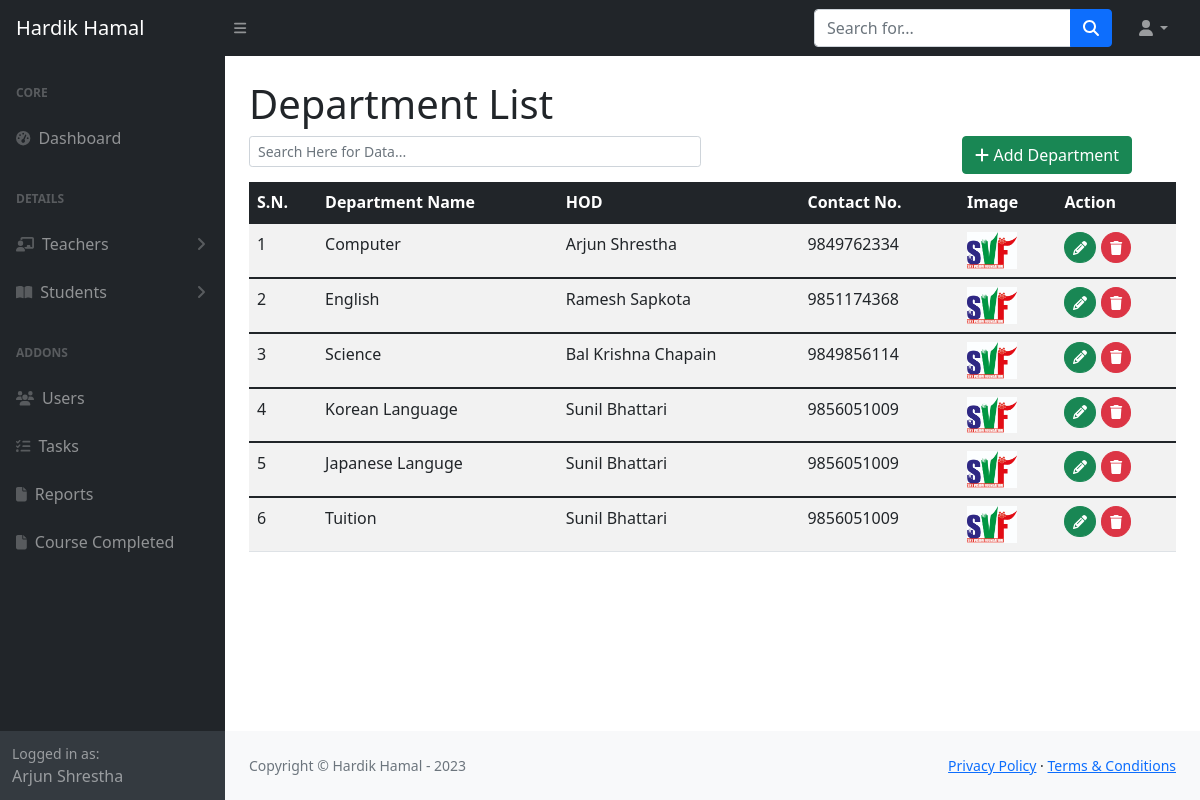
The app's page /admin/department.php (signed in) with its own data.
### tables this page shows
CREATE TABLE `teachers` (
  `id` int(11) NOT NULL,
  `teachername` varchar(100) NOT NULL,
  `sub` varchar(100) NOT NULL,
  `email` varchar(100) NOT NULL,
  `contact` varchar(10) NOT NULL,
  `college` varchar(100) NOT NULL,
  `img` varchar(100) NOT NULL,
  `created_at` datetime DEFAULT current_timestamp(),
  `updated_at` datetime DEFAULT NULL ON UPDATE current_timestamp()
);

CREATE TABLE `departments` (
  `id` int(11) NOT NULL,
  `departname` varchar(100) NOT NULL,
  `hod` int(11) DEFAULT NULL,
  `contact` varchar(10) DEFAULT NULL,
  `img` varchar(100) DEFAULT NULL,
  `created_at` datetime DEFAULT current_timestamp(),
  `updated_at` datetime DEFAULT NULL ON UPDATE current_timestamp()
);

### admin/department.php (the view, shortened to what this page needs)
<?php
    require_once 'inc/header.php';
    require_once 'inc/topbar.php';
    require_once 'inc/sidebar.php';
?>
            <div id="layoutSidenav_content">
                <main>
                    <div class="container-fluid px-4">
                        <h1 class="mt-4">Department List</h1>
                        <div class="row">
                            <div class="col-md-6 me-auto"><input type="text" id="myInput" class="form-control form-control-sm" placeholder="Search Here for Data..."></div>
                            <div class="col-md-3 ms-auto"><a href="adddepart.php" class="btn btn-success mb-2"><i class="fa fa-plus"></i> Add Department</a></div>
                        </div>
                        <table class="table table-striped">
                            <thead>
                                <tr class="table-dark">
                                    <th>S.N.</th>
                                    <th>Department Name</th>
                                    <th>HOD</th>
                                    <th>Contact No.</th>
                                    <th>Image</th>
                                    <th>Action</th>
                                </tr>
                            </thead>
                            <?php
                                $sql = "SELECT * FROM departments";
                                $result = mysqli_query($conn,$sql);
                                $i = 1;
                                if(mysqli_num_rows($result)>=1){
                                    while($rows = mysqli_fetch_assoc($result)){
                                        $id = $rows['hod'];
                                        $sql1 = "SELECT * FROM teachers WHERE id = '$id'";
                                        $result1 = mysqli_query($conn,$sql1);
                                        while($rows1 = mysqli_fetch_assoc($result1)){
                                            ?>
                                            <tbody id="myTable">
                                                <tr>
                                                    <td><?php echo $i ?></td>
                                                    <td><?php echo $rows['departname'] ?></td>
                                                    <td><?php echo $rows1['teachername'] ?></td>
                                                    <td><?php echo $rows['contact'] ?></td>
                                                    <td><a href="<?php
                                                        if('uploads/department/'!='uploads/department/'.$rows['img']){
                                                            echo 'uploads/department/'.$rows['img'];
                                                        }else {
                                                            echo 'assets/img/logo.jpg';
                                                        }
                                                    ?>"><img width="50" src="<?php
                                                        if('uploads/department/'!='uploads/department/'.$rows['img']){
                                                            echo 'uploads/department/'.$rows['img'];
                                                        }else {
                                                            echo 'assets/img/logo.jpg';
                                                        }
                                                    ?>" alt=""></a></td>
                                                    <td>
                                                        <?php
                                                            if($_SESSION['role'] == 'admin'){
                                                                ?>
                                                                    <a href="departupdate.php?id=<?php echo $rows['id'] ?>" class="btn btn-success btn-sm rounded-circle"><i class="fa fa-pencil"></i></a> <a onclick="return confirm('Are you sure you wanna delete?')" href="process/departdel.php?id=<?php echo $rows['id'] ?>" class="btn btn-danger btn-sm rounded-circle"><i class="fa fa-trash"></i></a>
                                                                <?php
                                                            }
                                                        ?>
                                                    </td>
                                                </tr>
                                            </tbody>
                                        <?php
                                        $i++;
                                        }
                                    }
                                }else {
                                    ?>
                                    <tr>
                                        <td colspan="6">Data Not Found.</td>
                                    </tr>
                                    <?php
                                }
                            ?>
                        </table>
                    </div>
                </main>
<?php
    require_once 'inc/footer.php';
?>

### admin/inc/header.php (shortened to what this page needs)
<!DOCTYPE html>
<html lang="en">
    <head>
        <link href="https://cdn.jsdelivr.net/npm/simple-datatables@latest/dist/style.css" rel="stylesheet" />
        <link rel="stylesheet" href="https://cdnjs.cloudflare.com/ajax/libs/font-awesome/4.7.0/css/font-awesome.min.css">
        <link href="assets/css/styles.css" rel="stylesheet" />
        <link rel="stylesheet" href="assets/css/datatables.min.css">
        <link href="http://nepalidatepicker.sajanmaharjan.com.np/nepali.datepicker/css/nepali.datepicker.v4.0.min.css" rel="stylesheet" type="text/css"/>
    </head>
    <body class="sb-nav-fixed">

### admin/inc/topbar.php (shortened to what this page needs)
<nav class="sb-topnav navbar navbar-expand navbar-dark bg-dark">
            <a class="navbar-brand ps-3" href="dashboard.php">Hardik Hamal</a>
            <button class="btn btn-link btn-sm order-1 order-lg-0 me-4 me-lg-0" id="sidebarToggle" href="#!"><i class="fas fa-bars"></i></button>
            <form class="d-none d-md-inline-block form-inline ms-auto me-0 me-md-3 my-2 my-md-0">
                <div class="input-group">
                    <input class="form-control" type="text" placeholder="Search for..." aria-label="Search for..." aria-describedby="btnNavbarSearch" />
                    <button class="btn btn-primary" id="btnNavbarSearch" type="button"><i class="fas fa-search"></i></button>
                </div>
            </form>
            <ul class="navbar-nav ms-auto ms-md-0 me-3 me-lg-4">
                <li class="nav-item dropdown">
                    <a class="nav-link dropdown-toggle" id="navbarDropdown" href="#" role="button" data-bs-toggle="dropdown" aria-expanded="false"><i class="fas fa-user fa-fw"></i></a>
                </li>
            </ul>
        </nav>

### admin/inc/sidebar.php (shortened to what this page needs)
<div id="layoutSidenav">
            <div id="layoutSidenav_nav">
                <nav class="sb-sidenav accordion sb-sidenav-dark" id="sidenavAccordion">
                    <div class="sb-sidenav-menu">
                        <div class="nav">
                            <div class="sb-sidenav-menu-heading">Core</div>
                            <a class="nav-link" href="dashboard.php">
                                <div class="sb-nav-link-icon"><i class="fas fa-tachometer-alt"></i></div>
                                Dashboard
                            </a>
                            <?php
                                if($_SESSION['role'] == 'admin' || $_SESSION['role'] == 'accountant'){
                                    ?>
                                        <div class="sb-sidenav-menu-heading">Details</div>
                            <a class="nav-link collapsed" href="#" data-bs-toggle="collapse" data-bs-target="#collapseLayouts" aria-expanded="false" aria-controls="collapseLayouts">
                                <div class="sb-nav-link-icon"><i class="fas fa-chalkboard-user"></i></div>
                                Teachers
                                <div class="sb-sidenav-collapse-arrow"><i class="fas fa-angle-down"></i></div>
                            </a>
                            <a class="nav-link collapsed" href="#" data-bs-toggle="collapse" data-bs-target="#collapsePages" aria-expanded="false" aria-controls="collapsePages">
                                <div class="sb-nav-link-icon"><i class="fas fa-book-open"></i></div>
                                Students
                                <div class="sb-sidenav-collapse-arrow"><i class="fas fa-angle-down"></i></div>
                            </a>
                            <div class="sb-sidenav-menu-heading">Addons</div>
                            <?php
                                if($_SESSION['role'] == 'admin'){
                                    ?>
                                        <a class="nav-link" href="users.php">
                                        <div class="sb-nav-link-icon"><i class="fas fa-users"></i></div>
                                        Users
                            </a>
                                    <?php
                                }
                            ?>
                            <?php
                                if($_SESSION['role'] == 'admin'){
                                    ?>
                                        <a class="nav-link" href="task.php">
                                        <div class="sb-nav-link-icon"><i class="fas fa-tasks"></i></div>
                                        Tasks
                            </a>
                                    <?php
                                }
                            ?>
                            <a class="nav-link" href="reports.php">
                                <div class="sb-nav-link-icon"><i class="fas fa-file"></i></div>
                                Reports
                            </a>
                            <a class="nav-link" href="completed.php">
                                <div class="sb-nav-link-icon"><i class="fas fa-file"></i></div>
                                Course Completed
                            </a>
                        </div>
                    </div>
                                    <?php
                                }
                            ?>
                    <div class="sb-sidenav-footer">
                        <div class="small">Logged in as:</div>
                        <?php echo ucfirst($_SESSION['fname']) ?>
                    </div>
                </nav>
            </div>

### admin/inc/footer.php (shortened to what this page needs)
<footer class="py-4 bg-light mt-auto">
                    <div class="container-fluid px-4">
                        <div class="d-flex align-items-center justify-content-between small">
                            <div class="text-muted">Copyright &copy; Hardik Hamal - <?php echo date('Y') ?></div>
                            <div>
                                <a href="#">Privacy Policy</a>
                                &middot;
                                <a href="#">Terms &amp; Conditions</a>
                            </div>
                        </div>
                    </div>
                </footer>
            </div>
        </div>
    </body>
</html>

### records on screen
departments: departname "Computer", contact "9849762334"
teachers: teachername "Arjun Shrestha"
departments: departname "English", contact "9851174368"
teachers: teachername "Ramesh Sapkota"
departments: departname "Science", contact "9849856114"
teachers: teachername "Bal Krishna Chapain"
departments: departname "Korean Language", contact "9856051009"
teachers: teachername "Sunil Bhattari"
departments: departname "Japanese Languge", contact "9856051009"
departments: departname "Tuition", contact "9856051009"

### other values on screen
$_SESSION['fname'] "Arjun Shrestha"
